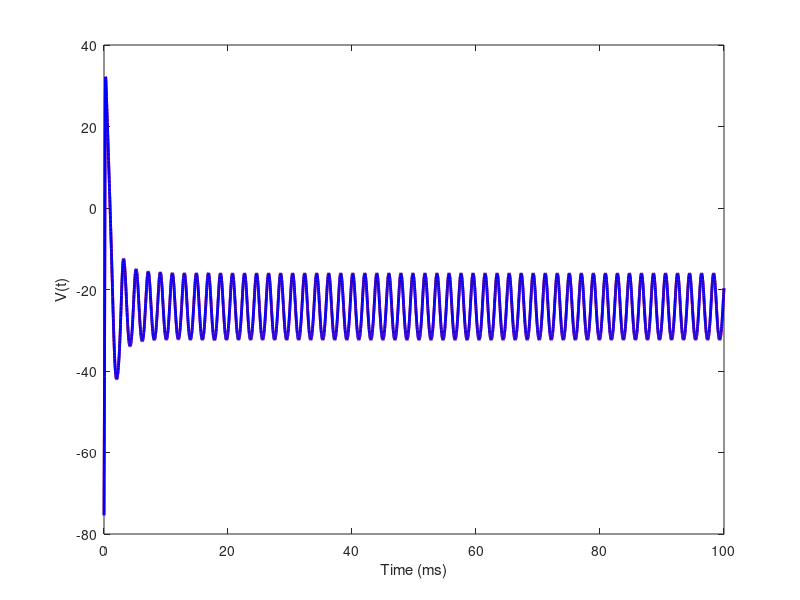

The MATLAB source for this figure:
%Fourth Order Runge-Kutta for N-Dimensional Systems
clear all; hold off;
whitebg('w');
Total_Neurons = 8;  %Solve for this number of interacting Neurons
DT = 0.02;  %Time increment as fraction of time constant
Final_Time = 100;   %Final time value for calculation
Last = Final_Time/DT + 1;  %Last time step
Time = DT*[0:Last-1];  %Time vector
Tau = 1;  %Neural time constants in msec
TauR = 5.6;
WTS = [1 2 2 1];  %Runge-Kutta Coefficient weights
for NU = 1:Total_Neurons;  %Initialize
	X(NU, :) = zeros(1, Last);  %Vector to store response of Neuron #1
	K(NU, :) = zeros(1, 4);  %Runge-Kutta terms	
	Weights(NU, :) = WTS;  %Make into matrix for efficiency in main loop
end;
X(1, 1) = -0.754;  %Initial conditions here if different from zero
X(2, 1) = 0.279;  %Initial conditions here if different from zero
X(3, 1) = -0.754;  %Initial conditions here if different from zero
X(4, 1) = 0.279;  %Initial conditions here if different from zero
Wt2 = [0 .5 .5 1];  %Second set of RK weights
rkIndex = [1 1 2 3];
Stim1 = input('Stimulating current strength, neuron 1 (red) (0-2): ');
Stim2 = input('Stimulating current strength, neuron 2 (blue) (0-2): ');
ES = input('Inhibitory synaptic conductance factor (0-6): ');

%**********
TauSyn = 1.0;  %IPSP time constant
%**********

SynThresh = -0.2;  %Threshold for IPSP conductance change
T1 = clock;
ST = 10.6;
for T = 2:Last;
  for rk = 1:4  %Fourth Order Runge-Kutta
	XH = X(:, T-1) + K(:, rkIndex(rk))*Wt2(rk);
 	Tme =Time(T-1) + Wt2(rk)*DT;  %Time upgrade
		
	K(1, rk) = DT/Tau*(-(17.81 + 47.58*XH(1) + 33.8*XH(1)^2)*(XH(1) - 0.48) - 26*XH(2)*(XH(1) + 0.95) + Stim1 - ES*XH(7)*(XH(1) + 0.92));  
  	K(2, rk) = DT/TauR*(-XH(2) + 1.29*XH(1) + 0.79 + 3.3*(XH(1) + 0.38)^2);
  	K(5, rk) = DT/TauSyn*(-XH(5) + (XH(3) > SynThresh));
  	K(7, rk) = DT/TauSyn*(-XH(7) + XH(5));

	K(3, rk) = DT/Tau*(-(17.81 + 47.58*XH(3) + 33.8*XH(3)^2)*(XH(3) - 0.48) - 26*XH(4)*(XH(3) + 0.95)+ Stim2 - ES*XH(8)*(XH(3) + 0.92));  
  	K(4, rk) = DT/TauR*(-XH(4)+ 1.29*XH(3) + 0.79 + 3.3*(XH(3) + 0.38)^2);
  	K(6, rk) = DT/TauSyn*(-XH(6) + (XH(1) > SynThresh));
  	K(8, rk) = DT/TauSyn*(-XH(8) + XH(6));

 end;
	X(:, T) = X(:, T-1) + sum((Weights.*K)')'/6;
end;
Calculation_Time = etime(clock, T1)
figure(1), ZA = plot(Time, 100*X(1, :), 'r-', Time, 100*X(3, :), 'b-'); set(ZA, 'LineWidth', 2)
xlabel('Time (ms)'); ylabel ('V(t)');
VV = -0.9:0.01:1.5;
DVdt = -0.5*((1.37 + 3.67*VV + 2.51*VV.^2).*(VV - 0.55) - Stim1/13)./(VV + 0.92);
DRdt = 1.35*VV + 1.03;
%Next lines calculate spike rate
Spikes = (X(1, 1:Last - 1) < -0.2).*(X(1, 2:Last) >= -0.2);
SpkTime = zeros(1, sum(Spikes));
Nspk = 1;  %Number of spike
for T = 1:length(Spikes);  %Calculate spike rate for all interspike intervals
	if Spikes(T) == 1; SpkTime(Nspk) = T*DT; Nspk = Nspk + 1; end;
end;
Final = length(SpkTime);
Rates = 1000./(SpkTime(2:Final) - SpkTime(1:Final - 1));
Leng = length(Rates);
Red_Rate = mean(Rates(round(Leng/2):Leng))
%Next lines calculate blue spike rate
Spikes = (X(3, 1:Last - 1) < -0.2).*(X(3, 2:Last) >= -0.2);
SpkTime = zeros(1, sum(Spikes));
Nspk = 1;  %Number of spike
for T = 1:length(Spikes);  %Calculate spike rate for all interspike intervals
	if Spikes(T) == 1; SpkTime(Nspk) = T*DT; Nspk = Nspk + 1; end;
end;
Final = length(SpkTime);
BRates = 1000./(SpkTime(2:Final) - SpkTime(1:Final - 1));
Leng = length(BRates);
Blue_Rate = mean(BRates(round(Leng/2):Leng))
